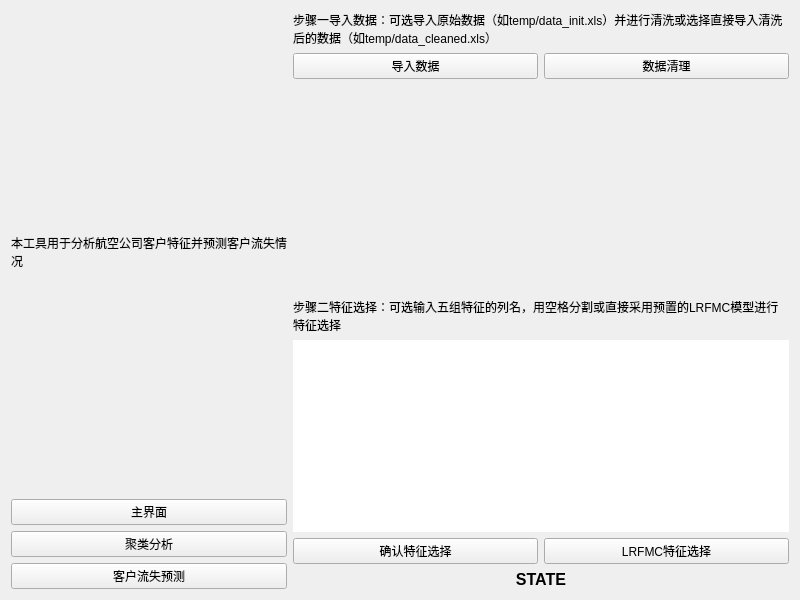
<?xml version="1.0" encoding="UTF-8"?>
<ui version="4.0">
 <class>FeatureSelection</class>
 <widget class="QWidget" name="FeatureSelection">
  <property name="geometry">
   <rect>
    <x>0</x>
    <y>0</y>
    <width>800</width>
    <height>600</height>
   </rect>
  </property>
  <property name="windowTitle">
   <string>主界面</string>
  </property>
  <layout class="QGridLayout" name="gridLayout">
   <item row="1" column="0">
    <layout class="QHBoxLayout" name="horizontalLayout_4">
     <item>
      <layout class="QVBoxLayout" name="verticalLayout_2">
       <item>
        <widget class="QLabel" name="label_2">
         <property name="text">
          <string>本工具用于分析航空公司客户特征并预测客户流失情况</string>
         </property>
         <property name="wordWrap">
          <bool>true</bool>
         </property>
        </widget>
       </item>
       <item>
        <widget class="QPushButton" name="PB_home">
         <property name="text">
          <string>主界面</string>
         </property>
        </widget>
       </item>
       <item>
        <widget class="QPushButton" name="PB_Kmeans">
         <property name="text">
          <string>聚类分析</string>
         </property>
        </widget>
       </item>
       <item>
        <widget class="QPushButton" name="PB_predict">
         <property name="text">
          <string>客户流失预测</string>
         </property>
        </widget>
       </item>
      </layout>
     </item>
     <item>
      <layout class="QVBoxLayout" name="verticalLayout" stretch="0,0,5,0,0,0,0">
       <item>
        <widget class="QLabel" name="label_3">
         <property name="text">
          <string>步骤一导入数据：可选导入原始数据（如temp/data_init.xls）并进行清洗或选择直接导入清洗后的数据（如temp/data_cleaned.xls）</string>
         </property>
         <property name="wordWrap">
          <bool>true</bool>
         </property>
        </widget>
       </item>
       <item>
        <layout class="QHBoxLayout" name="horizontalLayout">
         <item>
          <widget class="QPushButton" name="PB_openfile">
           <property name="text">
            <string>导入数据</string>
           </property>
          </widget>
         </item>
         <item>
          <widget class="QPushButton" name="PB_clean">
           <property name="text">
            <string>数据清理</string>
           </property>
          </widget>
         </item>
        </layout>
       </item>
       <item>
        <widget class="DataTableWidget" name="pandasTableWidget" native="true"/>
       </item>
       <item>
        <widget class="QLabel" name="label">
         <property name="text">
          <string>步骤二特征选择：可选输入五组特征的列名，用空格分割或直接采用预置的LRFMC模型进行特征选择</string>
         </property>
         <property name="wordWrap">
          <bool>true</bool>
         </property>
        </widget>
       </item>
       <item>
        <widget class="QPlainTextEdit" name="TE_featureSelection">
         <property name="frameShape">
          <enum>QFrame::NoFrame</enum>
         </property>
         <property name="frameShadow">
          <enum>QFrame::Plain</enum>
         </property>
        </widget>
       </item>
       <item>
        <layout class="QHBoxLayout" name="horizontalLayout_2">
         <item>
          <widget class="QPushButton" name="PB_Confirm">
           <property name="text">
            <string>确认特征选择</string>
           </property>
          </widget>
         </item>
         <item>
          <widget class="QPushButton" name="PB_LRFMC">
           <property name="text">
            <string>LRFMC特征选择</string>
           </property>
          </widget>
         </item>
        </layout>
       </item>
       <item>
        <layout class="QHBoxLayout" name="horizontalLayout_3">
         <item>
          <widget class="QLabel" name="LB_stat">
           <property name="font">
            <font>
             <pointsize>12</pointsize>
             <weight>75</weight>
             <bold>true</bold>
            </font>
           </property>
           <property name="layoutDirection">
            <enum>Qt::LeftToRight</enum>
           </property>
           <property name="text">
            <string>STATE</string>
           </property>
           <property name="alignment">
            <set>Qt::AlignCenter</set>
           </property>
          </widget>
         </item>
        </layout>
       </item>
      </layout>
     </item>
    </layout>
   </item>
  </layout>
 </widget>
 <customwidgets>
  <customwidget>
   <class>DataTableWidget</class>
   <extends>QWidget</extends>
   <header>qtpandas.views.DataTableView</header>
   <container>1</container>
  </customwidget>
 </customwidgets>
 <resources/>
 <connections/>
</ui>
